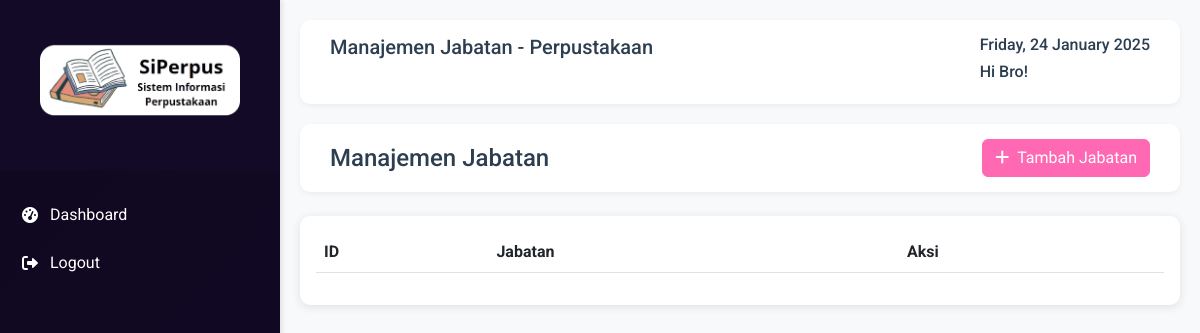
/pages/Position/position.php, run on an earlier commit of the app's database.
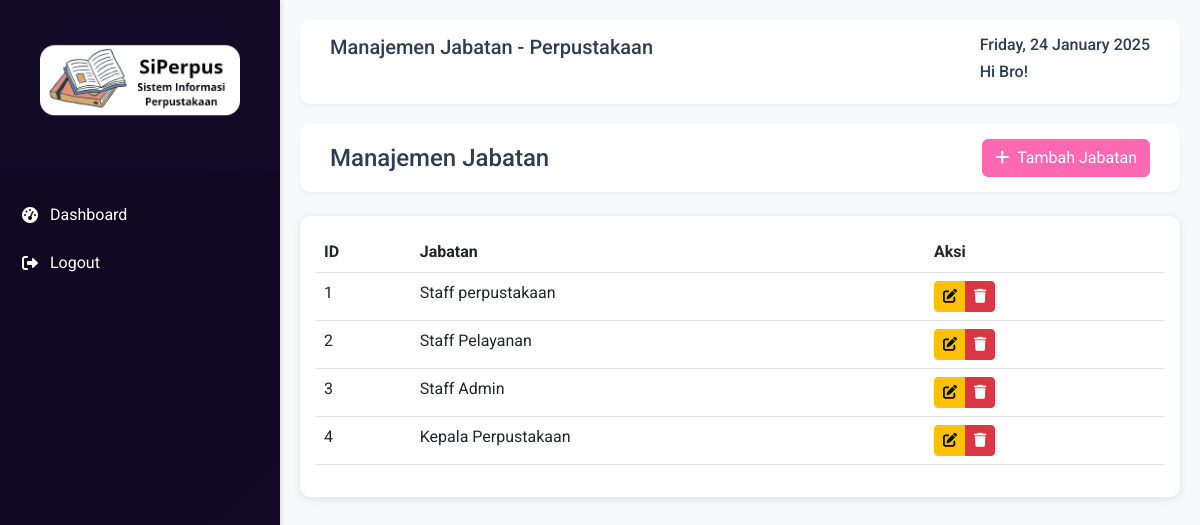
And on a later commit of the database.
### tables this page shows
CREATE TABLE JABATAN (	
    id_jabatan VARCHAR(6) UNIQUE NOT NULL PRIMARY KEY,
    nama_jabatan VARCHAR(225) NOT NULL,
    CONSTRAINT CheckTabelJabatan1 CHECK (LENGTH(id_jabatan) = 5),
    CONSTRAINT CheckTabelJabatan2 CHECK (id_jabatan REGEXP "^JB[0-9]{3}$")
);

### pages/Position/position.php (the view, shortened to what this page needs)
<?php
require "config/connection.php";
$query = "SELECT * from jabatan ORDER BY id_jabatan DESC";
$data = $conn->query($query) or die(mysqli_error($conn));
?>
<link rel="stylesheet" href="https://cdn.jsdelivr.net/npm/sweetalert2@11/dist/sweetalert2.min.css">
<div class="main-header d-flex justify-content-between align-items-center">
    <h4 class="mb-0">Manajemen Jabatan</h4>
    <a href="<?php echo BASE_URL; ?>/position/addPosition" class="btn btn-pink" onclick="return confirmAction('add', '<?php echo BASE_URL; ?>/position/addPosition');">
        <i class="fas fa-plus me-2"></i>Tambah Jabatan
    </a>
</div>
<div class="card mt-4">
    <div class="card-body">
        <div class="table-responsive">
            <table class="table table-hover">
                <thead>
                    <tr>
                        <th>ID</th>
                        <th>Jabatan</th>
                        <th>Aksi</th>
                    </tr>
                </thead>
                <tbody>
                    <?php $no = 1;
                    while ($jabatan = $data->fetch_assoc()) {
                        ?>
                        <tr>
                            <td><?= $no++ ?></td>
                            <td><?= htmlspecialchars($jabatan['nama_jabatan']) ?></td>
                            <td>
                                <div class="btn-group">
                                    <a href="<?php echo BASE_URL; ?>/position/editPosition?id=<?= urlencode($jabatan['id_jabatan']) ?>" class="btn btn-sm btn-warning" title="Edit" onclick="return confirmAction('edit', '<?php echo BASE_URL; ?>/position/editPosition?id=<?= urlencode($jabatan['id_jabatan']) ?>');">
                                        <i class="fas fa-edit"></i>
                                    </a>
                                    <a href="<?php echo BASE_URL; ?>/position/deletePosition?id=<?= urlencode($jabatan['id_jabatan']) ?>" class="btn btn-sm btn-danger" title="Hapus" onclick="return confirmAction('delete', '<?php echo BASE_URL; ?>/position/deletePosition?id=<?= urlencode($jabatan['id_jabatan']) ?>');">
                                        <i class="fas fa-trash"></i>
                                    </a>
                                </div>
                            </td>
                        </tr>
                    <?php } ?>
                </tbody>
            </table>
        </div>
    </div>
</div>
<?php
require_once(__DIR__ . '/../../layouts/main.php');
?>

What changed in the data, as far as the page shows it:
added jabatan: nama_jabatan "Staff perpustakaan"
added jabatan: nama_jabatan "Staff Pelayanan"
added jabatan: nama_jabatan "Staff Admin"
added jabatan: nama_jabatan "Kepala Perpustakaan"
